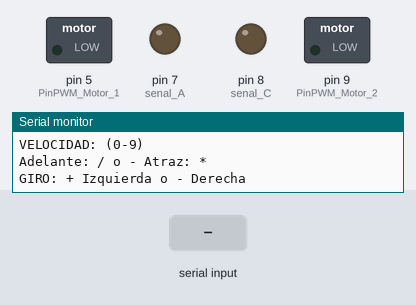
Recording of a sketch running on a simulated Arduino Uno, built with avr-gcc and run on an emulated ATmega328P. On the bench: switched loads named in the sketch (green lamp = pin HIGH), output pins drawn as LEDs (lit = HIGH), the last lines printed to the serial monitor. The inputs (shaded band) are chosen by the test bench.

Above: at 1.2 s.
1.3 s: "+\n" received over Serial
At 2.2 s:
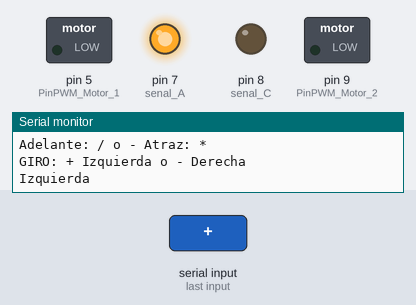
2.8 s: byte 45 ('-') received over Serial
At 3.3 s:
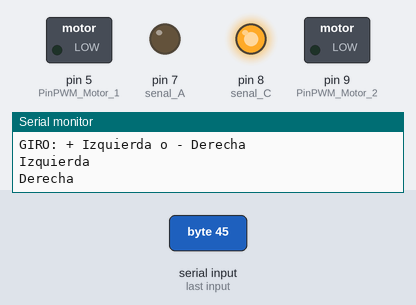
4.3 s: byte 47 ('/') received over Serial
At 5.5 s:
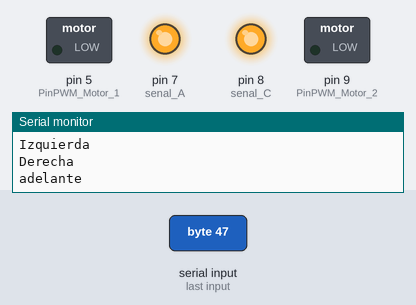
5.8 s: "1\n" received over Serial
At 6.8 s:
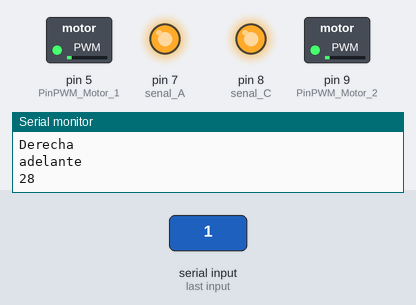
7.3 s: byte 42 ('*') received over Serial
At 8.0 s:
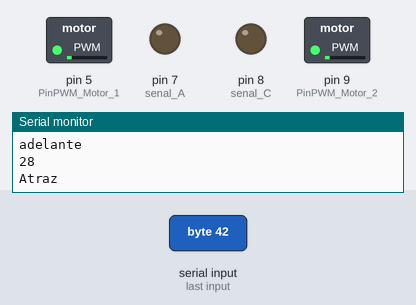
8.8 s: byte 43 ('+') received over Serial
At 9.1 s:
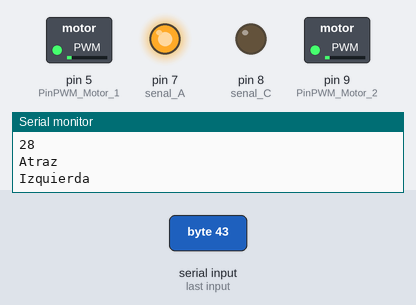
Timing chart, 0 to 11.3 s (numbered marks = the images above; inputs shaded):
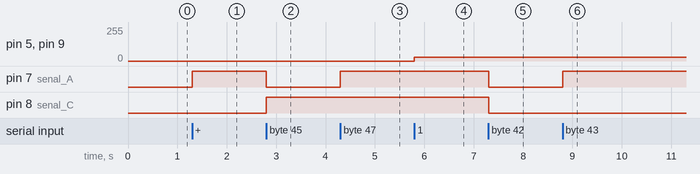

Measured:
- after the input at 1.3 s, pin 7 (senal_A): LOW → HIGH at once
- after the input at 2.8 s, pin 7 (senal_A): HIGH → LOW at once; pin 8 (senal_C): LOW → HIGH at once
- after the input at 4.3 s, pin 7 (senal_A): LOW → HIGH at once
- after the input at 5.8 s, pin 5 (PinPWM_Motor_1), pin 9 (PinPWM_Motor_2): 0/255 → 28/255 at once
- after the input at 7.3 s, pin 7 (senal_A), pin 8 (senal_C): HIGH → LOW at once
- after the input at 8.8 s, pin 7 (senal_A): LOW → HIGH at once

The sketch:

Motores_DC_03_L293D_CD4069.ino
```cpp
/*                                 + -                               + -
                                   * *    * * * * *     * * * * *    * *

                                   * *    * * * * *       * * * * *    * *

                                   * *    * * * * *       * * * * *    * *
                                                   ---V----            /--------------------\  Entrada VCC CD4069 5v
                                   * *    0 * * * o|01 14|o * * * 0----0 *                   | +
                                                   |     |                                  ===  Cap 100 uf Electrolitico
                                   * *    * * * 0 o|02 13|o * * * *    * 0                   | -
                                                   |     |                \-----------------/                                                                        C
                                   * *    0 * * * o|03 12|o * * * 0    * *                                                                                           D
                                                   |     |                                                                                                           4
                                   * *    * * * * o|04 11|o * * * 0    * *                                                                                           0
                                                   |     |                                                                                                           6
                                   * *    0 * * * o|05 10|o * * * *    * *                                                                                           9
    /------------------------------------/         |     |
   /                               * *    * * 0 * o|06 09|o * * * 0    * *
  / ------------------------- ---------------/     |     |         \-------------------------------------\
 / /                               * 0----0 * * 0 o|07 08|o 0 * * *    * *                                \
 | |                                  GND          -------   \-------------------------------------------\ \
 | |                               * *    * * * * *       * * * * *    * *                                | \
 | |                                                                                                      | |
 | |                               * *    * * * * *       * * * * *    * *                                | |
 | |                                                                                                      | |
 | |                               * *    * * * * *       * * * * *    * *                                | |
P| |                                                                                                      | |P
i| |                               * *    * * * * *       * * * * *    * *                                | |i
n| |  Entrada In1-2(PWM)-----------------\         ---V----        /--\Entrada VCC L293D 5v               | |n
 | |  velocidad de motor I         * *    0 * * * o|01 16|o * * * 0    0 *                                | |>---------------------Pin 7
8| |  PinPWM_Motor_1 = 5                           |     |                            /------------------/  |7
 | \-------------------------\     * *    * * * 0 o|02 15|o * * * *    * *           /                      |
 |Señal B sentido Motor I     \----------------/   |     |  \-----------------------/  Señal D sentido      |                                                     L
 | Pin 8                           * *    0 * * * o|03 14|o * * * 0    * *             Motor II Pin 3       |                                                     2
 |                         /-------------/         |     |         \-------------\                          |                                                     9
 |    Salida  1 -----|----/        * 0----0 * * * o|04 13|o * * * 0--\ * *        \-----|----Salida  1      |                                                     3
 |    Motor I       === Cap           GND          |     |            >--\GND      Cap ===   Motor II       |                                                     D
 |    Salida  2 -----|----\        * 0----0 * * * o|05 12|o * * * 0--/ * 0        /-----|----Salida  2      |
 \                         \-------------\         |     |         /-------------/                          |
  \                                * *    0 * * * o|06 11|o * * * 0    * *                                  /
   \------------------------\                      |     |                                                 /
                             \     * *    0 * * * o|07 10|o * * * 0    * *                                /
      Señal A sentido Motor I \-----------/        |     |         \-------------------------------------/Señal C sentido Motor II
      Pin 7                        * *    * * * 0 o|08 09|o 0 * * *    * *
                              /----------------/   -------  \-----------------------\
      Entrada VCC alimenta   /                                                       \ Entrada In3-4(PWM) Recordar q Arduino puede solo 40 ma x puerto
      motores (4,5 a 36V)   /      * *    * * * * *       * * * * *    * *            \ velocidad de motor II
                                                                                       \ PinPWM_Motor_2 =
                                   * *    * * * * *       * * * * *    * *
                    pin GND----------/
                                   * 0    * * * * *       * * * * *    * 0
                                     \---------------------------------/ - GND
                                   0 *    * * * * *       * * * * *    * *
                    pin 5v---------/
                                   0 *    * * * * *       * * * * *    0 *
                                   \---------------------------------/   + 5v


Control de velocidad y direccion de Motor CC
*/

const int PinPWM_Motor_1 = 5;                     // PWM se conecta al pin 1 del puente-H
const int PinPWM_Motor_2 = 9;                     // PWM se conecta al pin 9 del puente-H
const int senal_A = 7;                            // Entrada 2 del puente-H
const int senal_C = 8;                            // Entrada 10 del puente-H

int velocidad = 255;
void setup()                                      //Inicializa y prepara los valores
{
  Serial.begin(9600);                             //Abre el puerto serie a 9600 bps
  pinMode(senal_A, OUTPUT);                       //Configura senal_A como salida
  pinMode(senal_C, OUTPUT);                       //Configura senal_A como salida
  Serial.println("VELOCIDAD: (0-9) ");            //Instrucciones en la consola puerto serie
  Serial.println("Adelante: / o - Atraz: *");    // de 0 a 9 y - o +
  Serial.println("GIRO: + Izquierda o - Derecha");    // de 0 a 9 y - o +
}

void loop()
{
if ( Serial.available())                          //Verifico si el puerto serie esta disponible?
  {
  char dato = Serial.read();                  //Ingreso dato en la variable tipo char desde puerto serial
    if(dato != '\n' )
    {
    if(dato >= '0' && dato <= '9')                      //Si ch es un numero?
      {
        velocidad = map(dato, '0', '9', 0, 255);  //Re-mapea un numero desde un rango a otro '0′ a 0 '9' a 255
        analogWrite(PinPWM_Motor_1, velocidad);     //Escribe el valor analogico PWM PinPWM_Motor_I - 5
        analogWrite(PinPWM_Motor_2, velocidad);     //Escribe el valor analogico PWM PinPWM_Motor_II - 9
        Serial.println(velocidad);
      }
    else if (dato == '+')                             //Si el caracter es '+'
      {
        Serial.println("Izquierda");
//                                                                                                                                                                       /Escribe el valor senal_B LOW
        digitalWrite(senal_A,HIGH);                 //Escribe el valor senal_A HIGH------------->> motor avanza sentido Horario-------Giro hacia                        /
//        --------------------------------------------                                                                                      la------CD4069---> invierte<
        digitalWrite(senal_C,LOW);                  //Escribe el valor senal_C LOW-------------->> motor avanza sentido AntiHorario----Izquierda                         \
//                                                                                                                                                                       \Escribe el valor senal_D HIGH
      }
    else if (dato == '-')                             //Si el caracter es –
      {
        Serial.println("Derecha");
//                                                                                                                                                                       /Escribe el valor senal_B HIGH
        digitalWrite(senal_A,LOW);                  //Escribe el valor senal_A LOW-------------->> motor avanza sentido AntiHorario--Giro hacia                         /
//        --------------------------------------------                                                                                     la------CD4069---> invierte<
        digitalWrite(senal_C,HIGH);                 //Escribe el valor senal_C HIGH------------->> motor avanza sentido Horario------Derecha                            \
//                                                                                                                                                                       \Escribe el valor senal_D LOW
      }
    else if (dato == '/')                             //Si el caracter es '+'
      {
        Serial.println("adelante");
//                                                                                                                                                                       /Escribe el valor senal_B LOW
        digitalWrite(senal_A,HIGH);                  //Escribe el valor senal_A HIGH------------->> motor avanza sentido Horario-------se mueve                         /
//        --------------------------------------------                                                                                 hacia--------CD4069---> invierte<
        digitalWrite(senal_C,HIGH);                  //Escribe el valor senal_C HIGH------------->> motor avanza sentido Horario-------adelante                         \
//                                                                                                                                                                       \Escribe el valor senal_D LOW
      }
    else if (dato == '*')                             //Si el caracter es –
      {
        Serial.println("Atraz");
//                                                                                                                                                                       /Escribe el valor senal_B HIGH
        digitalWrite(senal_A,LOW);                   //Escribe el valor senal_A LOW-------------->> motor avanza sentido Horario-------se mueve                         /
//        --------------------------------------------                                                                                 hacia--------CD4069---> invierte<
        digitalWrite(senal_C,LOW);                   //Escribe el valor senal_C LOW-------------->> motor avanza sentido Horario-------atras                            \
//                                                                                                                                                                       \Escribe el valor senal_D HIGH
      }

    else                                            //Cualquier otro caracter es omitido
      {
        Serial.print("Error al ingresar dato. Acepta solo de 0 a 9,  +, -, / y* ");
        Serial.println(dato);
      }
    }
  }
}
```
